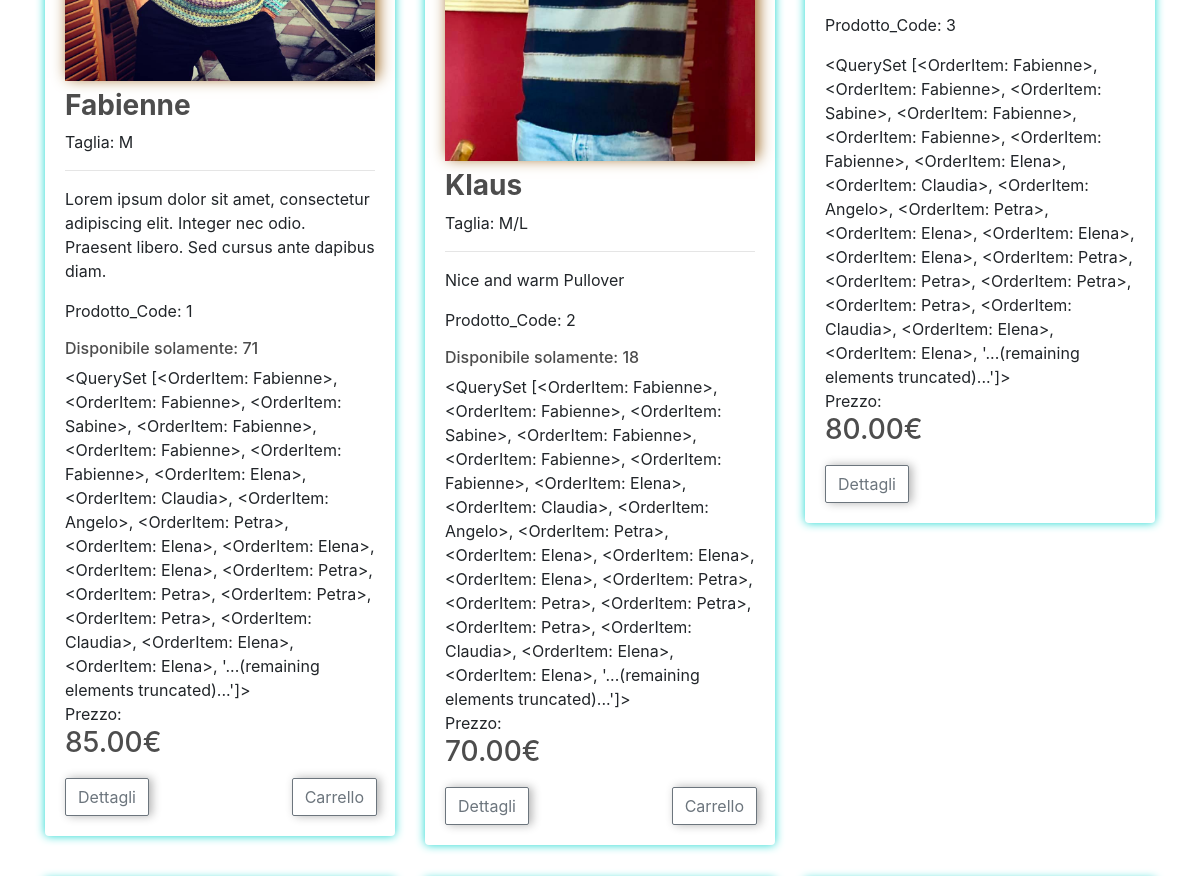
The app's page / (middle part), older data.
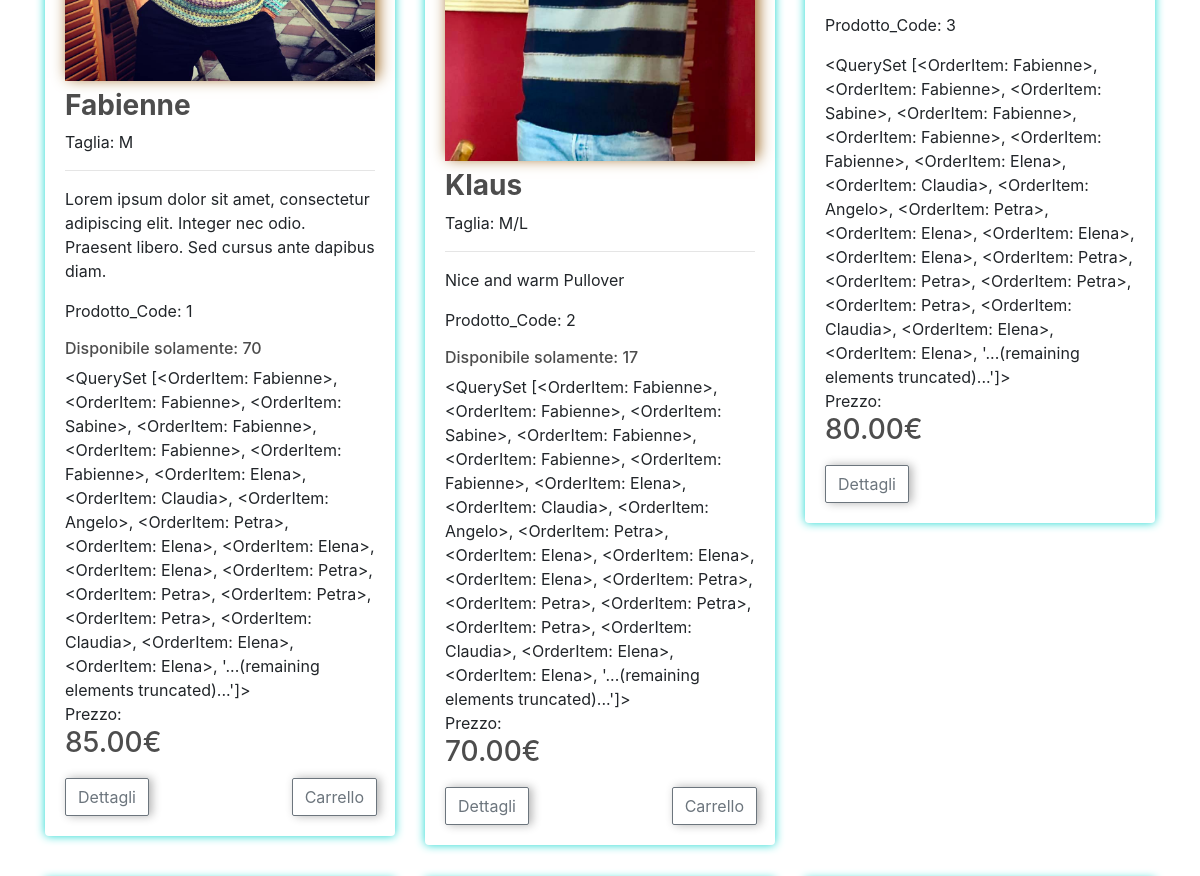
The same page, newer data.
### main/models.py (models this page shows, shortened)
class Product(models.Model):
    CHOICESCAT = (
        ('tshirt', 'T-Shirt'),
        ('pullover', "Pullover"),
        ('dress', 'Dress'),
    )
    SIZETYPES = models.TextChoices('Size', 'S S/M M M/L L')
    GENDER = models.TextChoices('Gender', 'WOMEN MEN')
    active = models.BooleanField()
    date = models.DateField(auto_now_add=True)
    NEW_Flag = models.BooleanField(default=False)
    gender = models.CharField(choices=GENDER.choices, max_length=5)
    size = models.CharField(choices=SIZETYPES.choices, max_length=4)
    category = models.CharField(max_length=150, null=False, choices=CHOICESCAT)
    title = models.CharField(max_length=150)
    description = models.CharField(max_length=350)
    text = models.TextField(blank=True)
    price = models.DecimalField(decimal_places=2, max_digits=7)
    discount_price = models.DecimalField(decimal_places=2, max_digits=7, default=0.00)
    discount_Flag = models.BooleanField()
    image = models.ImageField(upload_to='media/')
    stock = models.IntegerField(default=1, null=True, blank=True)
    digital = models.BooleanField(default=False)
    url = models.URLField(blank=True)
    @property #Errorhandling    in Case ther eis no image file
    def imageURL(self):
        try:
            url = self.image.url
        except:
            url =''
        return url

class OrderItem(models.Model):
    product = models.ForeignKey(Product, on_delete=models.SET_NULL, null=True)
    order = models.ForeignKey(Order, on_delete=models.SET_NULL, null=True)
    quantity = models.IntegerField(default=0, null=True, blank=True)
    zerostock = models.IntegerField(default=1, null=True, blank=True)
    date_added = models.DateTimeField(auto_now_add=True, null=True)
    def __str__(self):
        return self.product.title

### main/views.py (the view)
# urls.py: path('', views.home, name="home"),
def home(request):
    data = cartData(request)   #function in utils.py
    cartItems = data['cartItems']
    dataCart = cookieCart(request) #function in utils.py
    zerostock = dataCart['zerostock']
    productsall = Product.objects.all()
    orderitemsall = OrderItem.objects.all() # all ITEMS from DATABASE
    context = {'products': productsall,'cartItems': cartItems, 'zerostock': zerostock, 'orderitemsall':orderitemsall}
    return render(request, 'main/home.html', context)

### main/utils.py (called while the page is built)
def cartData(request):
    if request.user.is_authenticated:
        customer = request.user.customer
        order, created = Order.objects.get_or_create(customer=customer, complete=False)
        items = order.orderitem_set.all()
        print('ITEMS FROM cartData:', items)
        print(type(items))
        cartItems = order.get_cart_items
        print('cartItems FROM cartData:', cartItems)
        print(type(cartItems))
    else:
        cookieData = cookieCart(request)   #function in utils.py
        cartItems = cookieData['cartItems']
        order = cookieData['order']
        items = cookieData['items']
    return {'cartItems': cartItems, 'order': order, 'items': items}

### main/templates/main/home.html (shortened to what this page needs)
{% extends 'base.html' %}
{% load static %}
{% block content %}
<html lang="en">
<link rel="stylesheet" type="text/css" href="{% static 'main/css/main.css' %}">
<br>
<br>
<br>
<br>
<div class=" container ">
    <div class="row"  >
        {% for product in products %}
            {% if product.active %}
                {% if product.gender == 'WOMEN' or 'MEN' %}
                <div class="col-lg-4 col-md-6"  >
                    <div class="box-element product">
                        <div class="container-overlay">
                            <a  href="{% url 'main:details' product.id %}"><img
                                    src="{{ product.imageURL }}" class="img-fluid pb-0 pr-0" width="410"
                                    style ="box-shadow:hsl(34, 76%, 34%) 3px -3px 14px;"
                            ></a>
                            <div class="overlay">
                            </div>
                        </div>
                        <h3 class="pt-2"><strong>{{ product.title }}</strong></h3>
                        <p>Taglia: {{ product.size }}</p>
                        <hr>
                        <p>{{ product.description }}</p>
                        <p>Prodotto_Code: {{ product.id }}</p>
                        {% if product.stock > 0 %}
                            <h6>Disponibile solamente: {{ product.stock }} </h6>{% endif %}
                        {{orderitemsall}}
                        <div>Prezzo:
                            {% if product.discount_price %}
                            <del>{{ product.price }}€</del>
                            <h3>
                                <span style="color:red">{{ product.discount_price }}€</span>
                            </h3>
                            {% else  %}
                            <h3>{{ product.price }}€</h3>
                            {% endif %}
                        </div>
                        <div style="text-align:center;" class="row">
                            <div align="left" class="col-5 col-sm-5 col-md-5 col-lg-4 col-xl-4  " >
                                <a href="{% url 'main:details' product.id %}" class="btn btn-outline-secondary add-btn"
                                   role="button" aria-pressed="true">Dettagli</a>
                            </div>
                            <div class="col-2 col-sm-2 col-md-2 col-lg-4 col-xl-4">
                            </div>
                            {% if product.stock > 0 %}
                                {% if product.id not in  zerostock %}
                                    <div align="right" class="col-5 col-sm-5 col-md-5 col-lg-4 col-xl-4">
                                        <button data-product="{{product.id}}" data-action="add"
                                                class = "btn btn-outline-secondary add-btn update-cart">Carrello</button>
                                    </div>
                                {% endif %}
                            {% endif %}
                        </div>
                    </div>
                    <br>
                </div>
                {% endif%}
            {% endif%}
        {% endfor %}
    </div>
</div>
<br><br><br><br><br><br>
<br><br><br><br><br><br>
</html>
{% endblock %}

### main/templates/base.html (shortened to what this page needs)
{% load static %}
<!doctype html>
<head>
    <link rel="stylesheet" href="https://cdn.jsdelivr.net/npm/bootstrap@4.5.3/dist/css/bootstrap.min.css"
>
    <link rel="stylesheet" type="text/css" href="{% static 'main/css/main.css' %}">
</head>
<body>
{% block content %}
{% endblock %}
<br/>
<br/>
<br/><br/>
<br/>
</body>

### main/static/main/css/main.css (style rules this page uses)
body { background-color: white ; height: 60vh; justify-content: space-around; align-items: center; flex-direction: column; padding-top: 93px; }
h1,h2,h3,h4,h5,h6 { color:hsl(0, 0%, 30%); }
.box-element { box-shadow:hsl(178, 79%, 47%) 0 0 10px; background-color: #fff; border-radius: 7px; border: 200px; padding: 20px; }
.product { border-radius: 0 0 4px 4px; }
.col-lg-4, .col-lg-6, .col-lg-8, .col-lg-12 { margin-top: 10px; }
.btn { border-radius: 2px; box-shadow:hsl(0, 0%, 70%) 3px 0px 10px; }
img { max-width: 100%; height: auto; }
* { box-sizing: border-box }
.container-overlay { position: relative; width: 100%; max-width: ; padding: 0px; }
.overlay { position: absolute; bottom: 0; background: rgb(0, 0, 0); background: rgba(0, 0, 0, 0); color: #f1f1f1; width: 100%; top: -26px; left: -26px; right: 0; bottom: 0; transition: 1s ease; opacity:0; color: white; font-size: 20px; padding: 0px; text-align: left; opacity: 1 ; }

### main/templates/base.html (style rules this page uses)
body { background-image: url("/static/main/bgbubbles25.jpg") ; }

Row changes from the older to the newer data that the page shows:
changed Product "Fabienne": stock "71" → "70"
changed Product "Klaus": stock "18" → "17"
